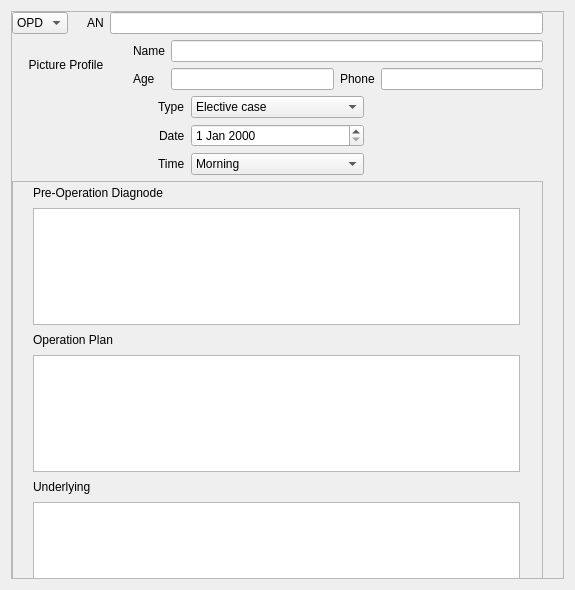
<?xml version="1.0" encoding="UTF-8"?>
<ui version="4.0">
 <class>Dialog</class>
 <widget class="QDialog" name="Dialog">
  <property name="geometry">
   <rect>
    <x>0</x>
    <y>0</y>
    <width>575</width>
    <height>590</height>
   </rect>
  </property>
  <property name="windowTitle">
   <string>Dialog</string>
  </property>
  <layout class="QGridLayout" name="gridLayout_2">
   <item row="0" column="0">
    <widget class="QScrollArea" name="scrollArea">
     <property name="widgetResizable">
      <bool>true</bool>
     </property>
     <widget class="QWidget" name="scrollAreaWidgetContents">
      <property name="geometry">
       <rect>
        <x>0</x>
        <y>0</y>
        <width>555</width>
        <height>570</height>
       </rect>
      </property>
      <widget class="QWidget" name="verticalLayoutWidget">
       <property name="geometry">
        <rect>
         <x>0</x>
         <y>0</y>
         <width>531</width>
         <height>961</height>
        </rect>
       </property>
       <layout class="QVBoxLayout" name="verticalLayout">
        <item>
         <layout class="QHBoxLayout" name="horizontalLayout">
          <item>
           <widget class="QComboBox" name="comboBox">
            <item>
             <property name="text">
              <string>OPD</string>
             </property>
            </item>
            <item>
             <property name="text">
              <string>IPD</string>
             </property>
            </item>
           </widget>
          </item>
          <item>
           <widget class="QLabel" name="label_11">
            <property name="text">
             <string/>
            </property>
           </widget>
          </item>
          <item>
           <widget class="QLabel" name="label">
            <property name="text">
             <string>AN</string>
            </property>
           </widget>
          </item>
          <item>
           <widget class="QLineEdit" name="lineEdit"/>
          </item>
         </layout>
        </item>
        <item>
         <layout class="QHBoxLayout" name="horizontalLayout_3">
          <item>
           <widget class="QLabel" name="label_2">
            <property name="text">
             <string>     Picture Profile       </string>
            </property>
           </widget>
          </item>
          <item>
           <layout class="QGridLayout" name="gridLayout">
            <item row="1" column="3">
             <widget class="QLineEdit" name="lineEdit_4"/>
            </item>
            <item row="1" column="2">
             <widget class="QLabel" name="label_5">
              <property name="text">
               <string>Phone</string>
              </property>
             </widget>
            </item>
            <item row="1" column="0">
             <widget class="QLabel" name="label_4">
              <property name="text">
               <string>Age</string>
              </property>
             </widget>
            </item>
            <item row="1" column="1">
             <widget class="QLineEdit" name="lineEdit_3"/>
            </item>
            <item row="0" column="0">
             <widget class="QLabel" name="label_3">
              <property name="text">
               <string>Name</string>
              </property>
             </widget>
            </item>
            <item row="0" column="1" colspan="3">
             <widget class="QLineEdit" name="lineEdit_2"/>
            </item>
           </layout>
          </item>
         </layout>
        </item>
        <item>
         <layout class="QGridLayout" name="gridLayout_3">
          <item row="0" column="2">
           <widget class="QLabel" name="label_12">
            <property name="text">
             <string/>
            </property>
           </widget>
          </item>
          <item row="1" column="0" alignment="Qt::AlignRight">
           <widget class="QLabel" name="label_7">
            <property name="text">
             <string>Date</string>
            </property>
           </widget>
          </item>
          <item row="0" column="0" alignment="Qt::AlignRight">
           <widget class="QLabel" name="label_8">
            <property name="text">
             <string>Type</string>
            </property>
           </widget>
          </item>
          <item row="2" column="0" alignment="Qt::AlignRight">
           <widget class="QLabel" name="label_6">
            <property name="text">
             <string>Time</string>
            </property>
           </widget>
          </item>
          <item row="0" column="1">
           <widget class="QComboBox" name="comboBox_2">
            <item>
             <property name="text">
              <string>Elective case</string>
             </property>
            </item>
            <item>
             <property name="text">
              <string>Emergency case</string>
             </property>
            </item>
            <item>
             <property name="text">
              <string>Ergency case</string>
             </property>
            </item>
           </widget>
          </item>
          <item row="2" column="1">
           <widget class="QComboBox" name="comboBox_3">
            <item>
             <property name="text">
              <string>Morning</string>
             </property>
            </item>
            <item>
             <property name="text">
              <string>Afternoon</string>
             </property>
            </item>
            <item>
             <property name="text">
              <string>None</string>
             </property>
            </item>
           </widget>
          </item>
          <item row="1" column="1">
           <widget class="QDateEdit" name="dateEdit"/>
          </item>
         </layout>
        </item>
        <item>
         <layout class="QVBoxLayout" name="verticalLayout_2">
          <item>
           <widget class="QScrollArea" name="scrollArea_2">
            <property name="widgetResizable">
             <bool>true</bool>
            </property>
            <widget class="QWidget" name="scrollAreaWidgetContents_2">
             <property name="geometry">
              <rect>
               <x>0</x>
               <y>0</y>
               <width>525</width>
               <height>762</height>
              </rect>
             </property>
             <widget class="QLabel" name="label_25">
              <property name="geometry">
               <rect>
                <x>20</x>
                <y>150</y>
                <width>487</width>
                <height>16</height>
               </rect>
              </property>
              <property name="text">
               <string>Operation Plan</string>
              </property>
             </widget>
             <widget class="QPlainTextEdit" name="plainTextEdit_14">
              <property name="geometry">
               <rect>
                <x>20</x>
                <y>613</y>
                <width>487</width>
                <height>117</height>
               </rect>
              </property>
             </widget>
             <widget class="QLabel" name="label_21">
              <property name="geometry">
               <rect>
                <x>20</x>
                <y>590</y>
                <width>487</width>
                <height>16</height>
               </rect>
              </property>
              <property name="text">
               <string>Note</string>
              </property>
             </widget>
             <widget class="QLabel" name="label_22">
              <property name="geometry">
               <rect>
                <x>20</x>
                <y>3</y>
                <width>487</width>
                <height>16</height>
               </rect>
              </property>
              <property name="text">
               <string>Pre-Operation Diagnode</string>
              </property>
             </widget>
             <widget class="QLabel" name="label_24">
              <property name="geometry">
               <rect>
                <x>20</x>
                <y>443</y>
                <width>487</width>
                <height>16</height>
               </rect>
              </property>
              <property name="text">
               <string>Special treatment</string>
              </property>
             </widget>
             <widget class="QPlainTextEdit" name="plainTextEdit_13">
              <property name="geometry">
               <rect>
                <x>20</x>
                <y>26</y>
                <width>487</width>
                <height>117</height>
               </rect>
              </property>
             </widget>
             <widget class="QPlainTextEdit" name="plainTextEdit_11">
              <property name="geometry">
               <rect>
                <x>20</x>
                <y>173</y>
                <width>487</width>
                <height>117</height>
               </rect>
              </property>
             </widget>
             <widget class="QPlainTextEdit" name="plainTextEdit_12">
              <property name="geometry">
               <rect>
                <x>20</x>
                <y>466</y>
                <width>487</width>
                <height>117</height>
               </rect>
              </property>
             </widget>
             <widget class="QLabel" name="label_23">
              <property name="geometry">
               <rect>
                <x>20</x>
                <y>297</y>
                <width>487</width>
                <height>16</height>
               </rect>
              </property>
              <property name="text">
               <string>Underlying</string>
              </property>
             </widget>
             <widget class="QPlainTextEdit" name="plainTextEdit_15">
              <property name="geometry">
               <rect>
                <x>20</x>
                <y>320</y>
                <width>487</width>
                <height>116</height>
               </rect>
              </property>
             </widget>
            </widget>
           </widget>
          </item>
         </layout>
        </item>
        <item>
         <widget class="QDialogButtonBox" name="buttonBox">
          <property name="standardButtons">
           <set>QDialogButtonBox::Cancel|QDialogButtonBox::Save</set>
          </property>
         </widget>
        </item>
       </layout>
      </widget>
     </widget>
    </widget>
   </item>
  </layout>
 </widget>
 <resources/>
 <connections/>
</ui>
